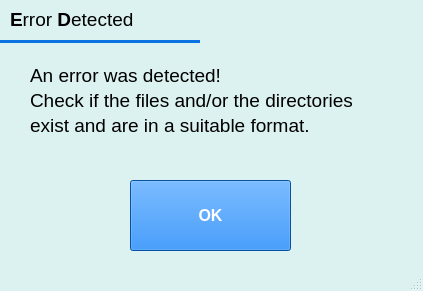
<?xml version="1.0" encoding="UTF-8"?>
<ui version="4.0">
 <class>Metis</class>
 <widget class="QMainWindow" name="Metis">
  <property name="enabled">
   <bool>true</bool>
  </property>
  <property name="geometry">
   <rect>
    <x>0</x>
    <y>0</y>
    <width>423</width>
    <height>291</height>
   </rect>
  </property>
  <property name="palette">
   <palette>
    <active>
     <colorrole role="WindowText">
      <brush brushstyle="SolidPattern">
       <color alpha="255">
        <red>0</red>
        <green>0</green>
        <blue>0</blue>
       </color>
      </brush>
     </colorrole>
     <colorrole role="Button">
      <brush brushstyle="SolidPattern">
       <color alpha="255">
        <red>11</red>
        <green>114</green>
        <blue>226</blue>
       </color>
      </brush>
     </colorrole>
     <colorrole role="Light">
      <brush brushstyle="SolidPattern">
       <color alpha="255">
        <red>255</red>
        <green>255</green>
        <blue>255</blue>
       </color>
      </brush>
     </colorrole>
     <colorrole role="Midlight">
      <brush brushstyle="SolidPattern">
       <color alpha="255">
        <red>237</red>
        <green>248</green>
        <blue>247</blue>
       </color>
      </brush>
     </colorrole>
     <colorrole role="Dark">
      <brush brushstyle="SolidPattern">
       <color alpha="255">
        <red>110</red>
        <green>121</green>
        <blue>120</blue>
       </color>
      </brush>
     </colorrole>
     <colorrole role="Mid">
      <brush brushstyle="SolidPattern">
       <color alpha="255">
        <red>147</red>
        <green>161</green>
        <blue>160</blue>
       </color>
      </brush>
     </colorrole>
     <colorrole role="Text">
      <brush brushstyle="SolidPattern">
       <color alpha="255">
        <red>0</red>
        <green>0</green>
        <blue>0</blue>
       </color>
      </brush>
     </colorrole>
     <colorrole role="BrightText">
      <brush brushstyle="SolidPattern">
       <color alpha="255">
        <red>255</red>
        <green>255</green>
        <blue>255</blue>
       </color>
      </brush>
     </colorrole>
     <colorrole role="ButtonText">
      <brush brushstyle="SolidPattern">
       <color alpha="255">
        <red>0</red>
        <green>0</green>
        <blue>0</blue>
       </color>
      </brush>
     </colorrole>
     <colorrole role="Base">
      <brush brushstyle="SolidPattern">
       <color alpha="255">
        <red>255</red>
        <green>255</green>
        <blue>255</blue>
       </color>
      </brush>
     </colorrole>
     <colorrole role="Window">
      <brush brushstyle="SolidPattern">
       <color alpha="255">
        <red>220</red>
        <green>242</green>
        <blue>240</blue>
       </color>
      </brush>
     </colorrole>
     <colorrole role="Shadow">
      <brush brushstyle="SolidPattern">
       <color alpha="255">
        <red>0</red>
        <green>0</green>
        <blue>0</blue>
       </color>
      </brush>
     </colorrole>
     <colorrole role="AlternateBase">
      <brush brushstyle="SolidPattern">
       <color alpha="255">
        <red>237</red>
        <green>248</green>
        <blue>247</blue>
       </color>
      </brush>
     </colorrole>
     <colorrole role="ToolTipBase">
      <brush brushstyle="SolidPattern">
       <color alpha="255">
        <red>255</red>
        <green>255</green>
        <blue>220</blue>
       </color>
      </brush>
     </colorrole>
     <colorrole role="ToolTipText">
      <brush brushstyle="SolidPattern">
       <color alpha="255">
        <red>0</red>
        <green>0</green>
        <blue>0</blue>
       </color>
      </brush>
     </colorrole>
     <colorrole role="PlaceholderText">
      <brush brushstyle="SolidPattern">
       <color alpha="128">
        <red>0</red>
        <green>0</green>
        <blue>0</blue>
       </color>
      </brush>
     </colorrole>
    </active>
    <inactive>
     <colorrole role="WindowText">
      <brush brushstyle="SolidPattern">
       <color alpha="255">
        <red>0</red>
        <green>0</green>
        <blue>0</blue>
       </color>
      </brush>
     </colorrole>
     <colorrole role="Button">
      <brush brushstyle="SolidPattern">
       <color alpha="255">
        <red>11</red>
        <green>114</green>
        <blue>226</blue>
       </color>
      </brush>
     </colorrole>
     <colorrole role="Light">
      <brush brushstyle="SolidPattern">
       <color alpha="255">
        <red>255</red>
        <green>255</green>
        <blue>255</blue>
       </color>
      </brush>
     </colorrole>
     <colorrole role="Midlight">
      <brush brushstyle="SolidPattern">
       <color alpha="255">
        <red>237</red>
        <green>248</green>
        <blue>247</blue>
       </color>
      </brush>
     </colorrole>
     <colorrole role="Dark">
      <brush brushstyle="SolidPattern">
       <color alpha="255">
        <red>110</red>
        <green>121</green>
        <blue>120</blue>
       </color>
      </brush>
     </colorrole>
     <colorrole role="Mid">
      <brush brushstyle="SolidPattern">
       <color alpha="255">
        <red>147</red>
        <green>161</green>
        <blue>160</blue>
       </color>
      </brush>
     </colorrole>
     <colorrole role="Text">
      <brush brushstyle="SolidPattern">
       <color alpha="255">
        <red>0</red>
        <green>0</green>
        <blue>0</blue>
       </color>
      </brush>
     </colorrole>
     <colorrole role="BrightText">
      <brush brushstyle="SolidPattern">
       <color alpha="255">
        <red>255</red>
        <green>255</green>
        <blue>255</blue>
       </color>
      </brush>
     </colorrole>
     <colorrole role="ButtonText">
      <brush brushstyle="SolidPattern">
       <color alpha="255">
        <red>0</red>
        <green>0</green>
        <blue>0</blue>
       </color>
      </brush>
     </colorrole>
     <colorrole role="Base">
      <brush brushstyle="SolidPattern">
       <color alpha="255">
        <red>255</red>
        <green>255</green>
        <blue>255</blue>
       </color>
      </brush>
     </colorrole>
     <colorrole role="Window">
      <brush brushstyle="SolidPattern">
       <color alpha="255">
        <red>220</red>
        <green>242</green>
        <blue>240</blue>
       </color>
      </brush>
     </colorrole>
     <colorrole role="Shadow">
      <brush brushstyle="SolidPattern">
       <color alpha="255">
        <red>0</red>
        <green>0</green>
        <blue>0</blue>
       </color>
      </brush>
     </colorrole>
     <colorrole role="AlternateBase">
      <brush brushstyle="SolidPattern">
       <color alpha="255">
        <red>237</red>
        <green>248</green>
        <blue>247</blue>
       </color>
      </brush>
     </colorrole>
     <colorrole role="ToolTipBase">
      <brush brushstyle="SolidPattern">
       <color alpha="255">
        <red>255</red>
        <green>255</green>
        <blue>220</blue>
       </color>
      </brush>
     </colorrole>
     <colorrole role="ToolTipText">
      <brush brushstyle="SolidPattern">
       <color alpha="255">
        <red>0</red>
        <green>0</green>
        <blue>0</blue>
       </color>
      </brush>
     </colorrole>
     <colorrole role="PlaceholderText">
      <brush brushstyle="SolidPattern">
       <color alpha="128">
        <red>0</red>
        <green>0</green>
        <blue>0</blue>
       </color>
      </brush>
     </colorrole>
    </inactive>
    <disabled>
     <colorrole role="WindowText">
      <brush brushstyle="SolidPattern">
       <color alpha="255">
        <red>110</red>
        <green>121</green>
        <blue>120</blue>
       </color>
      </brush>
     </colorrole>
     <colorrole role="Button">
      <brush brushstyle="SolidPattern">
       <color alpha="255">
        <red>11</red>
        <green>114</green>
        <blue>226</blue>
       </color>
      </brush>
     </colorrole>
     <colorrole role="Light">
      <brush brushstyle="SolidPattern">
       <color alpha="255">
        <red>255</red>
        <green>255</green>
        <blue>255</blue>
       </color>
      </brush>
     </colorrole>
     <colorrole role="Midlight">
      <brush brushstyle="SolidPattern">
       <color alpha="255">
        <red>237</red>
        <green>248</green>
        <blue>247</blue>
       </color>
      </brush>
     </colorrole>
     <colorrole role="Dark">
      <brush brushstyle="SolidPattern">
       <color alpha="255">
        <red>110</red>
        <green>121</green>
        <blue>120</blue>
       </color>
      </brush>
     </colorrole>
     <colorrole role="Mid">
      <brush brushstyle="SolidPattern">
       <color alpha="255">
        <red>147</red>
        <green>161</green>
        <blue>160</blue>
       </color>
      </brush>
     </colorrole>
     <colorrole role="Text">
      <brush brushstyle="SolidPattern">
       <color alpha="255">
        <red>110</red>
        <green>121</green>
        <blue>120</blue>
       </color>
      </brush>
     </colorrole>
     <colorrole role="BrightText">
      <brush brushstyle="SolidPattern">
       <color alpha="255">
        <red>255</red>
        <green>255</green>
        <blue>255</blue>
       </color>
      </brush>
     </colorrole>
     <colorrole role="ButtonText">
      <brush brushstyle="SolidPattern">
       <color alpha="255">
        <red>110</red>
        <green>121</green>
        <blue>120</blue>
       </color>
      </brush>
     </colorrole>
     <colorrole role="Base">
      <brush brushstyle="SolidPattern">
       <color alpha="255">
        <red>220</red>
        <green>242</green>
        <blue>240</blue>
       </color>
      </brush>
     </colorrole>
     <colorrole role="Window">
      <brush brushstyle="SolidPattern">
       <color alpha="255">
        <red>220</red>
        <green>242</green>
        <blue>240</blue>
       </color>
      </brush>
     </colorrole>
     <colorrole role="Shadow">
      <brush brushstyle="SolidPattern">
       <color alpha="255">
        <red>0</red>
        <green>0</green>
        <blue>0</blue>
       </color>
      </brush>
     </colorrole>
     <colorrole role="AlternateBase">
      <brush brushstyle="SolidPattern">
       <color alpha="255">
        <red>220</red>
        <green>242</green>
        <blue>240</blue>
       </color>
      </brush>
     </colorrole>
     <colorrole role="ToolTipBase">
      <brush brushstyle="SolidPattern">
       <color alpha="255">
        <red>255</red>
        <green>255</green>
        <blue>220</blue>
       </color>
      </brush>
     </colorrole>
     <colorrole role="ToolTipText">
      <brush brushstyle="SolidPattern">
       <color alpha="255">
        <red>0</red>
        <green>0</green>
        <blue>0</blue>
       </color>
      </brush>
     </colorrole>
     <colorrole role="PlaceholderText">
      <brush brushstyle="SolidPattern">
       <color alpha="128">
        <red>0</red>
        <green>0</green>
        <blue>0</blue>
       </color>
      </brush>
     </colorrole>
    </disabled>
   </palette>
  </property>
  <property name="windowTitle">
   <string>Metis</string>
  </property>
  <property name="windowIcon">
   <iconset>
    <normaloff>../Images/owl_logo.png</normaloff>../Images/owl_logo.png</iconset>
  </property>
  <widget class="QWidget" name="centralwidget">
   <widget class="QLabel" name="label">
    <property name="geometry">
     <rect>
      <x>10</x>
      <y>0</y>
      <width>541</width>
      <height>41</height>
     </rect>
    </property>
    <property name="text">
     <string>&lt;!DOCTYPE HTML PUBLIC &quot;-//W3C//DTD HTML 4.0//EN&quot; &quot;http://www.w3.org/TR/REC-html40/strict.dtd&quot;&gt;
&lt;html&gt;&lt;head&gt;&lt;meta name=&quot;qrichtext&quot; content=&quot;1&quot; /&gt;&lt;style type=&quot;text/css&quot;&gt;
p, li { white-space: pre-wrap; }
&lt;/style&gt;&lt;/head&gt;&lt;body style=&quot; font-family:'MS Shell Dlg 2'; font-size:8pt; font-weight:400; font-style:normal;&quot;&gt;
&lt;p style=&quot; margin-top:12px; margin-bottom:2px; margin-left:0px; margin-right:0px; -qt-block-indent:0; text-indent:0px; line-height:5px;&quot;&gt;&lt;span style=&quot; font-size:14pt; font-weight:600;&quot;&gt;E&lt;/span&gt;&lt;span style=&quot; font-size:14pt;&quot;&gt;rror &lt;/span&gt;&lt;span style=&quot; font-size:14pt; font-weight:600;&quot;&gt;D&lt;/span&gt;&lt;span style=&quot; font-size:14pt;&quot;&gt;etected&lt;/span&gt;&lt;/p&gt;&lt;/body&gt;&lt;/html&gt;</string>
    </property>
   </widget>
   <widget class="QLabel" name="text">
    <property name="geometry">
     <rect>
      <x>30</x>
      <y>50</y>
      <width>361</width>
      <height>101</height>
     </rect>
    </property>
    <property name="font">
     <font>
      <pointsize>10</pointsize>
     </font>
    </property>
    <property name="text">
     <string>&lt;!DOCTYPE HTML PUBLIC &quot;-//W3C//DTD HTML 4.0//EN&quot; &quot;http://www.w3.org/TR/REC-html40/strict.dtd&quot;&gt;
&lt;html&gt;&lt;head&gt;&lt;meta name=&quot;qrichtext&quot; content=&quot;1&quot; /&gt;&lt;style type=&quot;text/css&quot;&gt;
p, li { white-space: pre-wrap; }
&lt;/style&gt;&lt;/head&gt;&lt;body style=&quot; font-family:'MS Shell Dlg 2'; font-size:10pt; font-weight:400; font-style:normal;&quot;&gt;
&lt;p style=&quot; margin-top:2px; margin-bottom:2px; margin-left:0px; margin-right:0px; -qt-block-indent:0; text-indent:0px;&quot;&gt;&lt;span style=&quot; font-size:14pt;&quot;&gt;An error was detected!&lt;/span&gt;&lt;/p&gt;
&lt;p style=&quot; margin-top:2px; margin-bottom:2px; margin-left:0px; margin-right:0px; -qt-block-indent:0; text-indent:0px;&quot;&gt;&lt;span style=&quot; font-size:14pt;&quot;&gt;Check if the files and/or the directories&lt;/span&gt;&lt;/p&gt;
&lt;p style=&quot; margin-top:2px; margin-bottom:2px; margin-left:0px; margin-right:0px; -qt-block-indent:0; text-indent:0px;&quot;&gt;&lt;span style=&quot; font-size:14pt;&quot;&gt;exist and are in a suitable format.&lt;/span&gt;&lt;/p&gt;&lt;/body&gt;&lt;/html&gt;</string>
    </property>
   </widget>
   <widget class="Line" name="line">
    <property name="geometry">
     <rect>
      <x>0</x>
      <y>40</y>
      <width>200</width>
      <height>3</height>
     </rect>
    </property>
    <property name="styleSheet">
     <string notr="true">background-color: rgb(11, 114, 226); border:none;
</string>
    </property>
    <property name="lineWidth">
     <number>2</number>
    </property>
    <property name="orientation">
     <enum>Qt::Horizontal</enum>
    </property>
   </widget>
   <widget class="QPushButton" name="ok_button">
    <property name="geometry">
     <rect>
      <x>130</x>
      <y>180</y>
      <width>161</width>
      <height>71</height>
     </rect>
    </property>
    <property name="font">
     <font>
      <pointsize>12</pointsize>
      <weight>75</weight>
      <bold>true</bold>
     </font>
    </property>
    <property name="toolTip">
     <string>&lt;html&gt;&lt;head/&gt;&lt;body&gt;&lt;p&gt;Close the window&lt;/p&gt;&lt;/body&gt;&lt;/html&gt;</string>
    </property>
    <property name="styleSheet">
     <string notr="true">background-color: rgb(11, 114, 226);
color: rgb(255, 255, 255);</string>
    </property>
    <property name="text">
     <string>OK</string>
    </property>
   </widget>
  </widget>
  <widget class="QMenuBar" name="menubar">
   <property name="geometry">
    <rect>
     <x>0</x>
     <y>0</y>
     <width>423</width>
     <height>21</height>
    </rect>
   </property>
  </widget>
  <widget class="QStatusBar" name="statusbar"/>
 </widget>
 <resources/>
 <connections/>
</ui>
